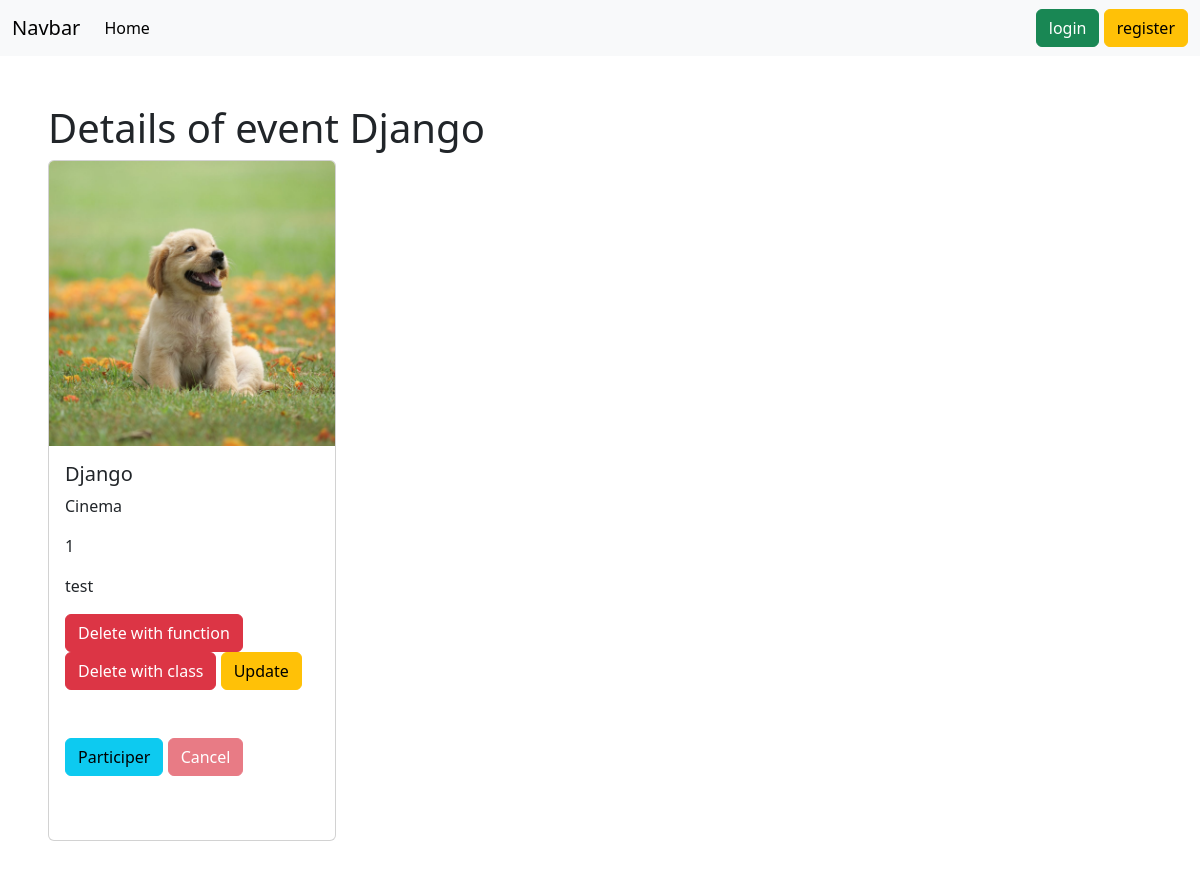
The app's page /event/details/5, older data.
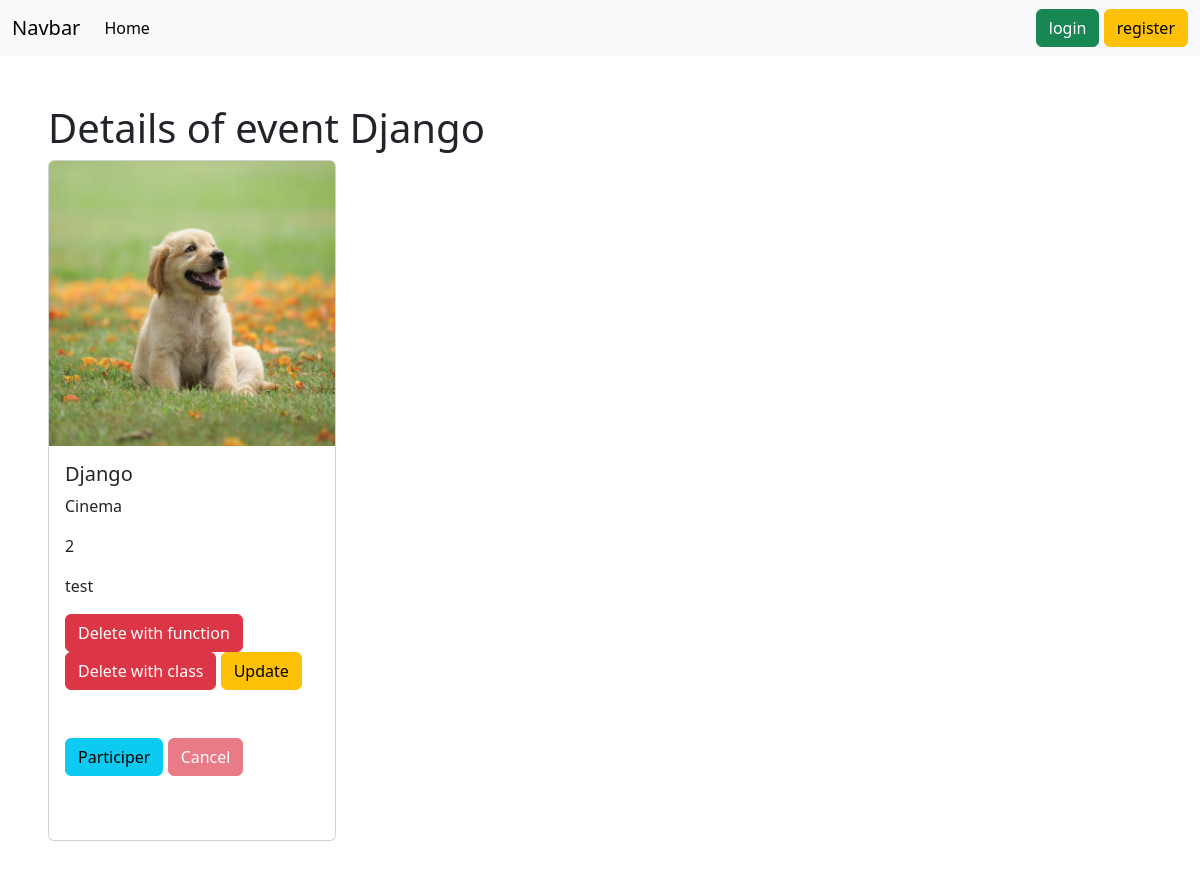
The same page, newer data.
### Event/models.py (models this page shows, shortened)
class Event(models.Model):
    title = models.CharField(max_length=20)
    description = models.TextField()
    image=models.ImageField(upload_to='media/', validators=[FileExtensionValidator(allowed_extensions=["jpg","png"])], null=True)
    category = models.CharField(max_length=30 , choices=category_list)
    state = models.BooleanField(default=False)
    nbr_participant = models.IntegerField(default=0)
    evt_date= models.DateTimeField()
    created_date= models.DateField(auto_now_add=True)
    updated_date= models.DateField(auto_now=True)
    organisateur = models.ForeignKey(Person , on_delete=models.SET_NULL , null=True)
    participants = models.ManyToManyField(Person, through="Participation" , related_name="participant")
    class Meta:
        constraints=[
            models.CheckConstraint(check=models.Q(
                evt_date__gt =datetime.now()
            ), name="Please check event date")
        ]

### Event/views.py (the view)
# urls.py: path('details/<int:ide>',detailsEvent , name="details") ,
def detailsEvent(request,ide):
    event = Event.objects.get(id=ide)
    person = request.user
    button=False
    participants= Participation.objects.filter(event=event,person=person)
    if participants:
        button=True
    else:
        button=False
    context={
        "event":event,
        "button":button
    }
    return render(request,"event/details.html",context)

### Template/event/details.html
{% extends 'index.html' %}
{% block content %}
<div class="p-5">
  <h1>Details of event {{event.title}}</h1>
<div class="card" style="width: 18rem;">
    <img src="{{event.image.url}}" class="card-img-top" alt="...">
    <div class="card-body">
      <h5 class="card-title">{{event.title}}</h5>
      <p class="card-text">{{event.category}}</p>
      <p class="card-text">{{event.nbr_participant}}</p>
      <p class="card-text">{{event.description}}</p>
      <a href="{% url 'delete' event.id %}   " class="btn btn-danger">Delete with function</a>
      <a href="{% url 'deleteEvent' event.id %}   " class="btn btn-danger">Delete with class</a>
      <a href="{% url 'updateEvent' event.id %} " class="btn btn-warning">Update </a>
      <div class="my-5">
      <a href="{% url 'participer' event.id %}" class="btn btn-info {% if button %} disabled {% else %}   {% endif %}"> Participer</a>
      <a href="{% url 'cancel' event.id %}" class="btn btn-danger {% if button %}  {% else %}  disabled {% endif %}"> Cancel</a>
    </div>
    </div>
  </div>
</div>
{% endblock %}

Row changes from the older to the newer data that the page shows:
changed Event "Django": nbr_participant "1" → "2"
